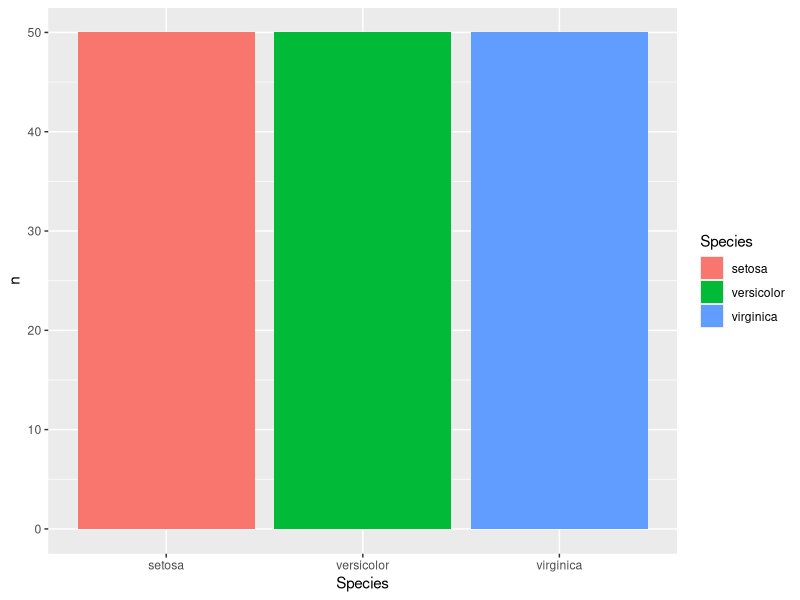

Reproduce this figure in R.
## ---- chunk 1
knitr::opts_chunk$set(echo = TRUE)
## ---- chunk 2
library(tidyverse)
mpg <- mpg
## ---- chunk 3
x <- filter(mpg, hwy >= 31)
newx <- mutate(x, hwy.kpl = hwy * 0.4251)
## ---- chunk 4
x <- mpg %>% 
  filter(hwy >= 31) %>%
  mutate(hwy.kpl = hwy * 0.4251)
## ---- chunk 5
#Option A:
mutate(
  filter(iris, Sepal.Width > 4), 
  total_width = Sepal.Width + Petal.Width)
## ---- chunk 6
#Option B:
iris %>% 
  filter(Sepal.Width > 4) %>%
  mutate(total_width = Sepal.Width + Petal.Width)
## ---- chunk 7
iris %>% 
  count(Species, sort=TRUE) %>%
  mutate(Species=factor(Species, levels=Species)) %>%
  ggplot(aes(Species, n, fill=Species)) + geom_col()
